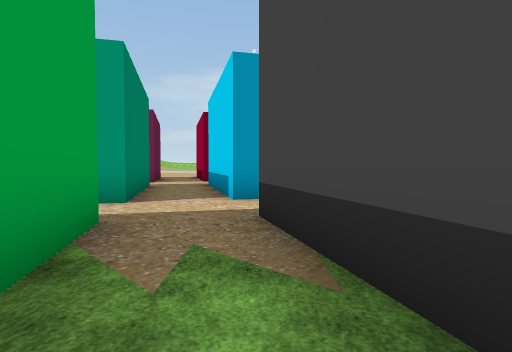
View 1 (above)

21 first-person views from a walk through a scene from a Unity 3-D project. The camera is 1.3 m above the floor, tilts 2° down and sees 80° across. The floor is counted in squares, 2 m on a side. Each view is taken from the middle of a square. On the plan, view 1 faces up. The plan holds only what a view shows up to about 10 squares ahead; the rest is blank. The place goes on beyond the plan. The player is left out. Some surface patterns are stand-ins.

View 2
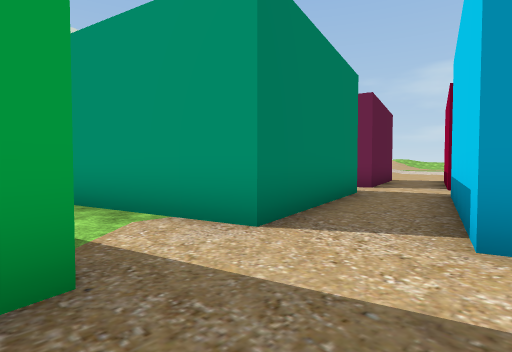

View 3
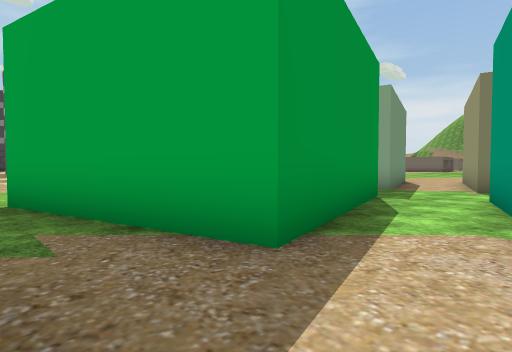

View 4
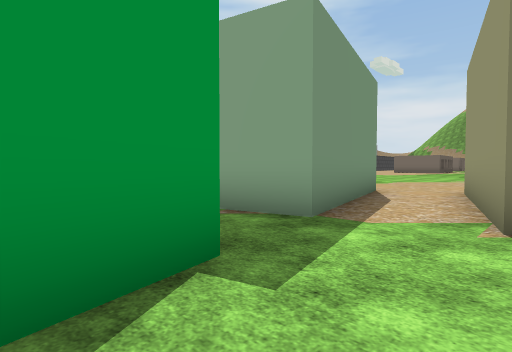

View 5
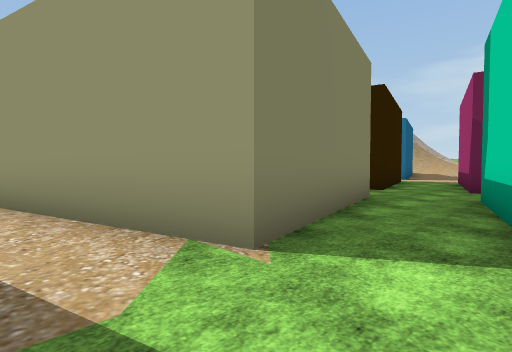

View 6
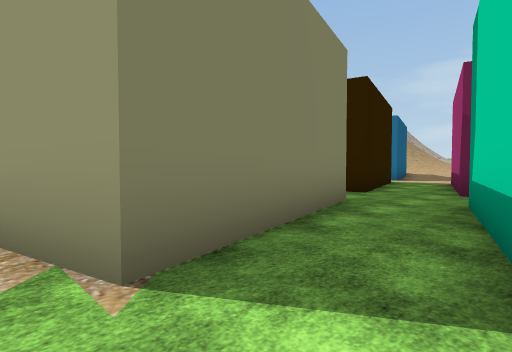

View 7
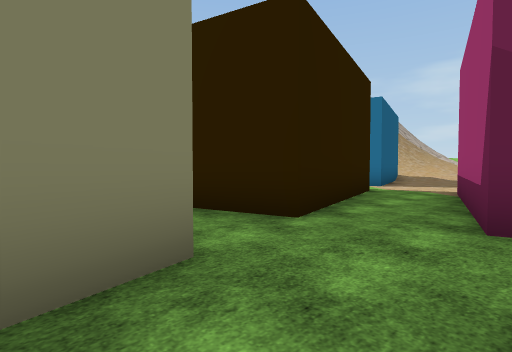

View 8
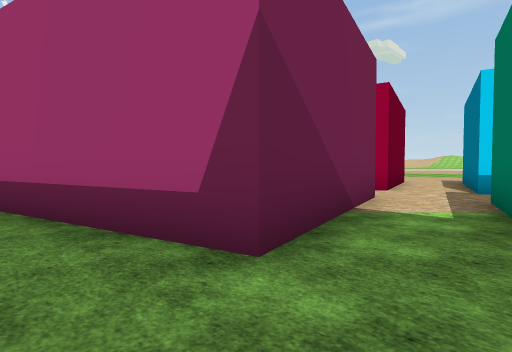

View 9
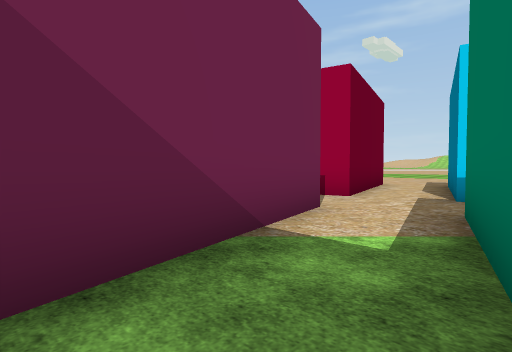

View 10
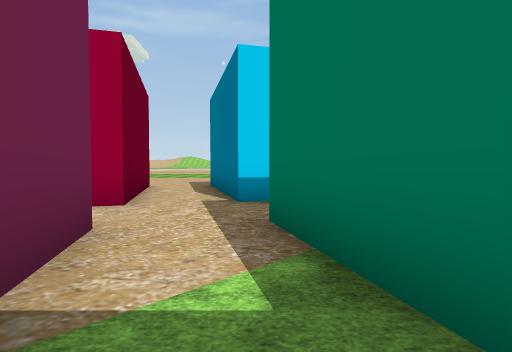

View 11
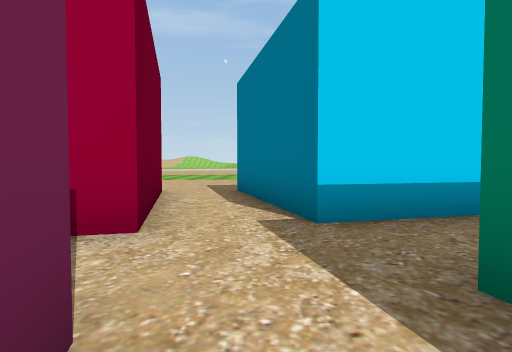

View 12
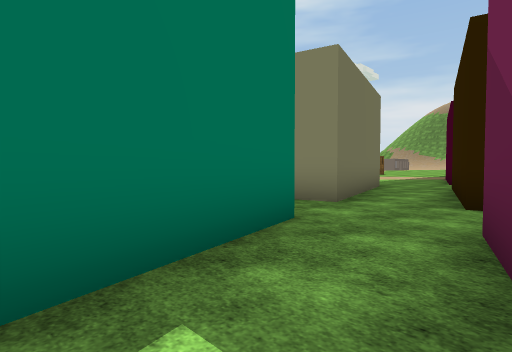

View 13
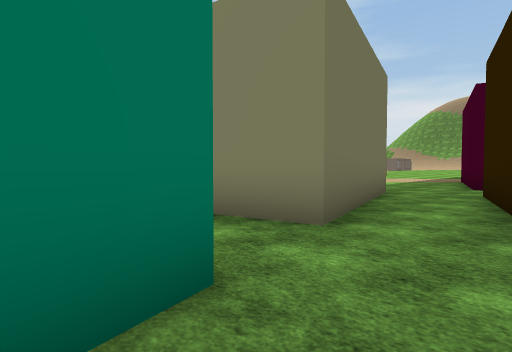

View 14
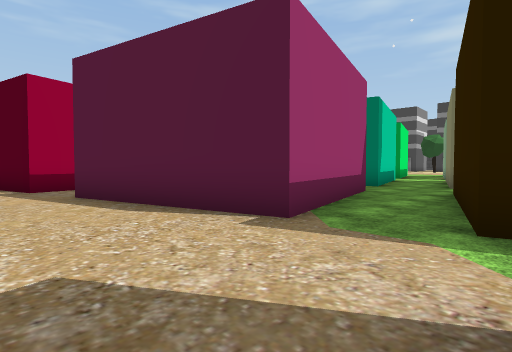

View 15
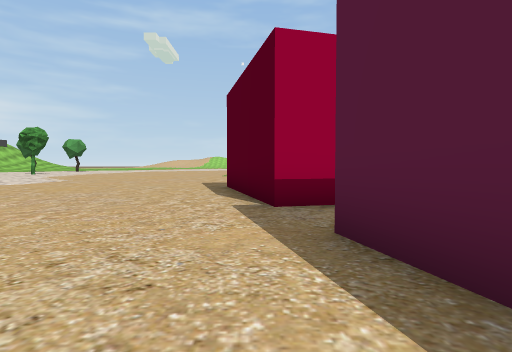

View 16
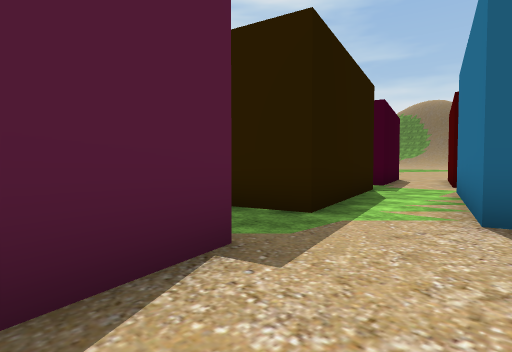

View 17
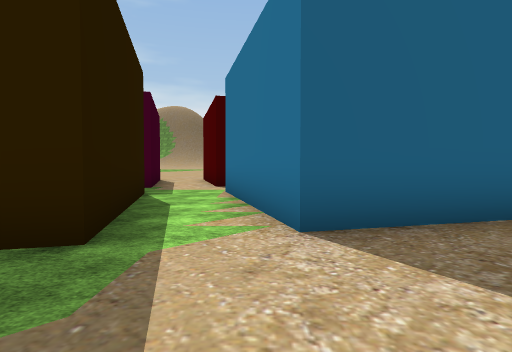

View 18
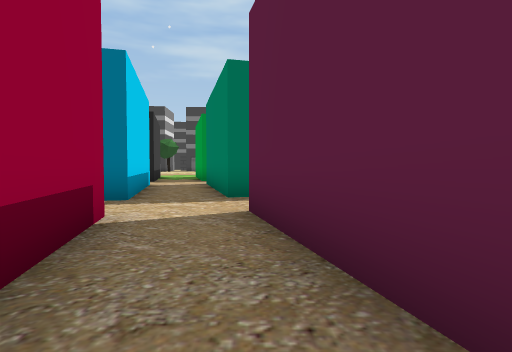

View 19
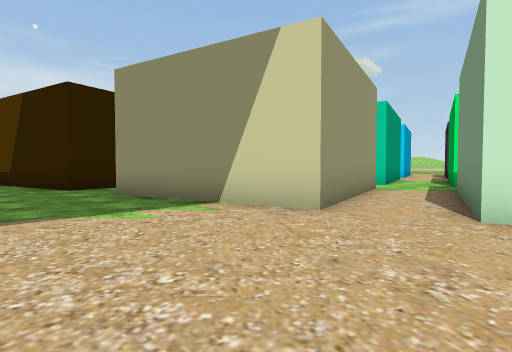

View 20
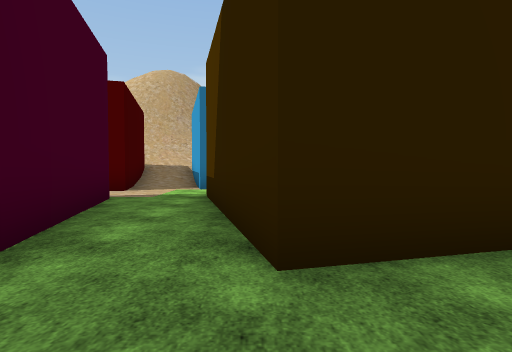

View 21
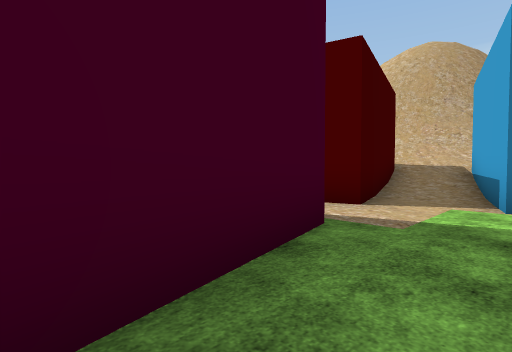

### Floor plan
Points are (right, up) in squares from view 1. A wall is a line through its corners. A room is listed if a view was taken in it or the views show most of it. See-through windows are left out.
Room 1 (views 1, 2, 3)
walls: (0.1, 5.9) (-0.4, 5.7) (-0.9, 7.8); (-4.3, 2.8) (-1.8, 3.5) (-0.6, -1.1); (0.8, 0.9) (0, 3.9); (-2.8, 7.4) (-2.3, 5.3) (-4.6, 4.7)
ways out: opening at (-4, 4) to room 2; opening at (-2, 7) to room 5
Room 2 (views 4, 5, 6)
walls: (-8.7, 3.6) (-13.2, 2.5); (-6.4, 2.3) (-4.3, 2.8); (-4.6, 4.7) (-6.9, 4.1); (-12.8, 0.6) (-8.2, 1.8) (-7.8, 0.4)
ways out: opening at (-4, 4) to room 1; opening at (-8, 4) to room 3; opening at (-13, 2) to room 7
Room 3 (view 7)
walls: (-7.2, 5.6) (-7.8, 7.7); (-9.8, 8.2) (-8.7, 3.6)
ways out: opening at (-8, 4) to room 2; opening at (-9, 7) to room 4
Room 4 (views 8, 9)
walls: (-7.6, 10.7) (-8.5, 10.5) (-8.8, 11.7); (-10.7, 11.4) (-10.3, 10) (-11.5, 9.7); (-7.8, 7.7) (-8, 8.7); (-11.2, 7.8) (-9.8, 8.2)
ways out: opening at (-9, 7) to room 3; opening at (-7, 10) to room 5; opening at (-10, 12) to room 6; opening at (-11, 9) to room 9
Room 5 (views 10, 11, 12, 13)
walls: (-3.9, 11.7) (-7.6, 10.7); (-0.9, 7.8) (-1.6, 10.3) (0.8, 10.9); (0.4, 12.8) (-2.1, 12.1); (-8, 8.7) (-3.4, 9.8) (-2.8, 7.4)
ways out: opening at (-2, 7) to room 1; opening at (-7, 10) to room 4; opening at (1, 12) to room 7; opening at (-3, 12) to room 10
Room 6 (views 14, 15, 16, 17, 18)
walls: (-8.8, 11.7) (-9.6, 15.1) (-5, 16.3); (-12.5, 18.5) (-11.9, 16.4) (-14.6, 15.8); (-2.7, 14.8) (-3.2, 16.7) (1.3, 17.9); (-14.3, 13.8) (-11.5, 14.6) (-10.7, 11.4)
ways out: opening at (-10, 12) to room 4; gap at (1, 18) to room 7; opening at (-4, 14) to room 10; opening at (-14, 15)
Room 7 (views 19, 20)
walls: (0.8, 10.9) (2.9, 11.5); (-13.2, 2.5) (-14.4, 7); (2.5, 13.3) (0.4, 12.8); (-16.7, 8.4) (-18.8, 7.8)
ways out: opening at (-13, 2) to room 2; opening at (1, 12) to room 5; gap at (1, 18) to room 6; opening at (-16, 8) to room 8; opening at (-15, 8) to room 9
Room 8 (view 21)
walls: (-14.9, 8.9) (-16, 13.4); (-17.9, 13) (-16.7, 8.4)
ways out: opening at (-16, 8) to room 7; opening at (-17, 12)
Room 9 (no view inside)
walls: (-14.4, 7) (-11.2, 7.8); (-11.5, 9.7) (-14.9, 8.9)
ways out: opening at (-11, 9) to room 4; opening at (-15, 8) to room 7
Room 10 (no view inside)
walls: (-4.8, 15.1) (-3.9, 11.7); (-2.1, 12.1) (-2.7, 14.8)
ways out: opening at (-3, 12) to room 5; opening at (-4, 14) to room 6

Positions as (right, up) in squares from view 1, and headings:
1: (0, 0), facing up
2: (0, 3), facing up-left
3: (0, 5), facing down-left
4: (-5, 4), facing down-left
5: (-7, 2), facing up-left
6: (-7, 3), facing up-left
7: (-8, 7), facing up-left
8: (-10, 9), facing up-right
9: (-8, 9), facing up-right
10: (-7, 10), facing right
11: (-5, 11), facing right
12: (-5, 11), facing down-left
13: (-7, 10), facing down-left
14: (-12, 18), facing down-right
15: (-8, 17), facing right
16: (-8, 17), facing down-left
17: (-9, 16), facing left
18: (-4, 16), facing down
19: (-17, 0), facing up-right
20: (-15, 7), facing up
21: (-16, 10), facing up-left
